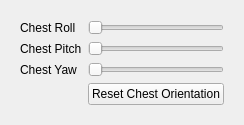
         <widget class="QWidget" name="tabChest">
          <attribute name="title">
           <string>Chest</string>
          </attribute>
          <layout class="QHBoxLayout" name="horizontalLayout_3">
           <item>
            <widget class="QWidget" name="gridWidget_3" native="true">
             <layout class="QGridLayout" name="gridLayout_9">
              <item row="2" column="1">
               <widget class="QSlider" name="sliderChestYaw">
                <property name="minimum">
                 <number>0</number>
                </property>
                <property name="maximum">
                 <number>100</number>
                </property>
                <property name="orientation">
                 <enum>Qt::Horizontal</enum>
                </property>
               </widget>
              </item>
              <item row="1" column="0">
               <widget class="QLabel" name="label_4">
                <property name="text">
                 <string>Chest Pitch</string>
                </property>
               </widget>
              </item>
              <item row="0" column="0">
               <widget class="QLabel" name="label_15">
                <property name="text">
                 <string>Chest Roll</string>
                </property>
               </widget>
              </item>
              <item row="0" column="1">
               <widget class="QSlider" name="sliderChestRoll">
                <property name="minimum">
                 <number>0</number>
                </property>
                <property name="maximum">
                 <number>100</number>
                </property>
                <property name="orientation">
                 <enum>Qt::Horizontal</enum>
                </property>
               </widget>
              </item>
              <item row="1" column="1">
               <widget class="QSlider" name="sliderChestPitch">
                <property name="minimum">
                 <number>0</number>
                </property>
                <property name="maximum">
                 <number>100</number>
                </property>
                <property name="orientation">
                 <enum>Qt::Horizontal</enum>
                </property>
               </widget>
              </item>
              <item row="2" column="0">
               <widget class="QLabel" name="label_3">
                <property name="text">
                 <string>Chest Yaw</string>
                </property>
               </widget>
              </item>
              <item row="3" column="1">
               <widget class="QPushButton" name="btnChestReset">
                <property name="text">
                 <string>Reset Chest Orientation</string>
                </property>
               </widget>
              </item>
             </layout>
            </widget>
           </item>
          </layout>
         </widget>
